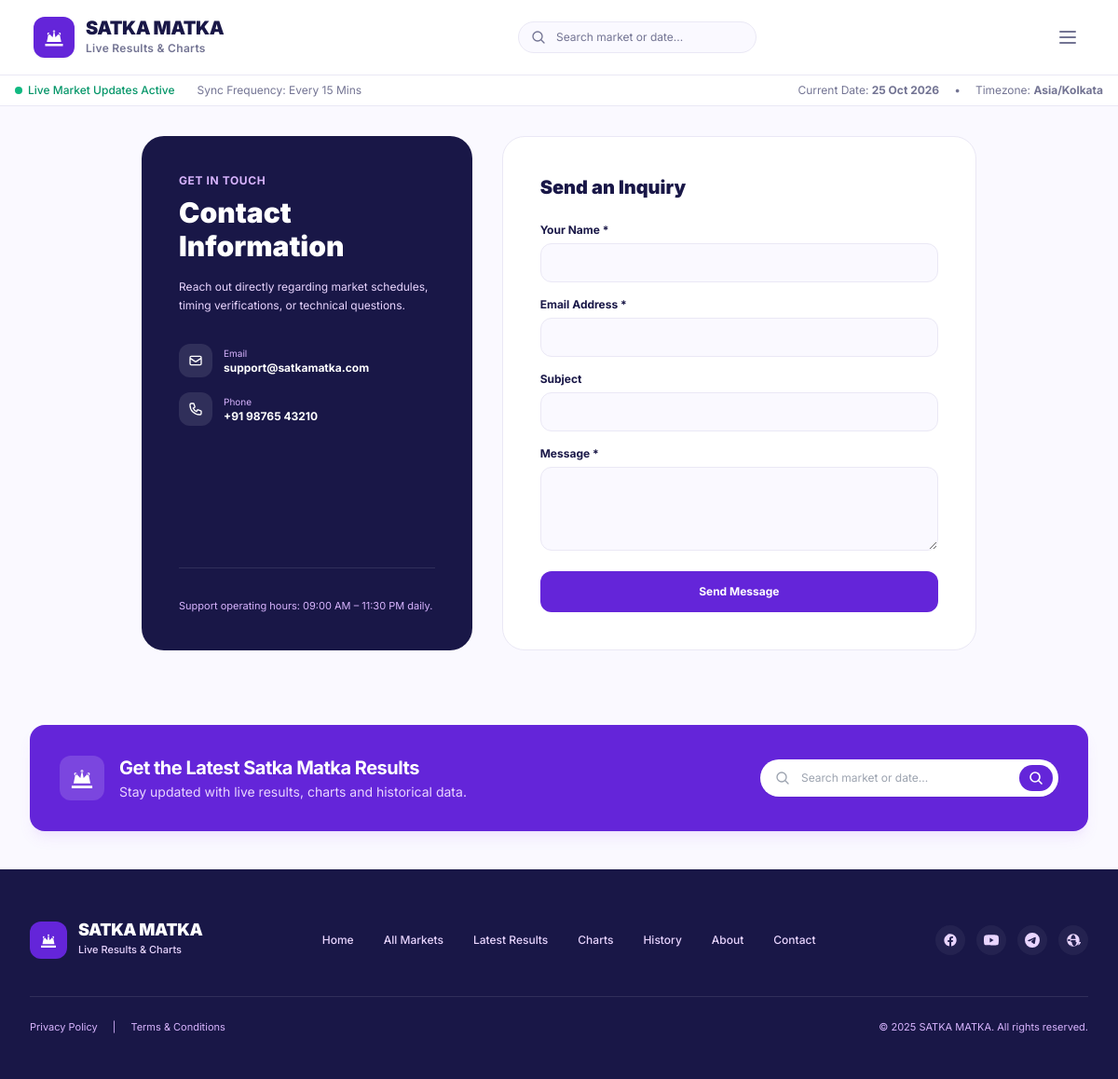
The page /contact.php on the database its author committed.
### tables this page shows
CREATE TABLE IF NOT EXISTS settings (
    id INT AUTO_INCREMENT PRIMARY KEY,
    setting_key VARCHAR(100) NOT NULL UNIQUE,
    setting_value TEXT NULL,
    setting_group VARCHAR(50) NOT NULL DEFAULT 'general',
    description VARCHAR(255) NULL,
    updated_at DATETIME NOT NULL DEFAULT CURRENT_TIMESTAMP ON UPDATE CURRENT_TIMESTAMP
);

### app/models/Setting.php (called while the page is built, shortened)
<?php
class Setting {
    private static array $cache = [];
    public static function get(string $key, ?string $default = null): ?string {
        if (isset(self::$cache[$key])) {
            return self::$cache[$key];
        }
        try {
            $pdo = Database::getConnection();
            $stmt = $pdo->prepare("SELECT setting_value FROM settings WHERE setting_key = ?");
            $stmt->execute([$key]);
            $val = $stmt->fetchColumn();
            if ($val !== false) {
                self::$cache[$key] = (string)$val;
                return self::$cache[$key];
            }
        } catch (Exception $e) {
        }
        return $default;
    }
}

### app/helpers/security.php (called while the page is built, shortened)
<?php
function e(?string $value): string {
    return htmlspecialchars($value ?? '', ENT_QUOTES | ENT_SUBSTITUTE, 'UTF-8');
}

### contact.php (the view, shortened to what this page needs)
<?php
$submitted = false;
require __DIR__ . '/includes/head.php';
require __DIR__ . '/includes/header.php';
require __DIR__ . '/includes/navbar.php';
?>
<main class="max-w-[1440px] mx-auto px-4 sm:px-6 lg:px-8 py-8 w-full">
  <div class="max-w-4xl mx-auto grid grid-cols-1 md:grid-cols-12 gap-8">
    <div class="md:col-span-5 bg-[#191747] text-white rounded-3xl p-8 sm:p-10 flex flex-col justify-between">
      <div>
        <span class="text-xs font-bold uppercase tracking-wider text-purple-300 block mb-2">Get In Touch</span>
        <h1 class="text-3xl font-black mb-4">Contact Information</h1>
        <p class="text-xs text-purple-200 leading-relaxed mb-8">
          Reach out directly regarding market schedules, timing verifications, or technical questions.
        </p>
        <div class="space-y-4 text-xs">
          <div class="flex items-center gap-3">
            <div class="w-9 h-9 rounded-xl bg-white/10 flex items-center justify-center shrink-0">
              <svg class="w-4 h-4 fill-none stroke-current" viewBox="0 0 24 24"><path stroke-linecap="round" stroke-linejoin="round" stroke-width="2" d="M3 8l7.89 5.26a2 2 0 002.22 0L21 8M5 19h14a2 2 0 002-2V7a2 2 0 00-2-2H5a2 2 0 00-2 2v10a2 2 0 002 2z"/></svg>
            </div>
            <div>
              <span class="text-purple-300 block text-[10px]">Email</span>
              <span class="font-bold"><?= e(Setting::get('contact_email', 'support@satkamatka.com')) ?></span>
            </div>
          </div>
          <div class="flex items-center gap-3">
            <div class="w-9 h-9 rounded-xl bg-white/10 flex items-center justify-center shrink-0">
            </div>
            <div>
              <span class="text-purple-300 block text-[10px]">Phone</span>
              <span class="font-bold"><?= e(Setting::get('contact_phone', '+91 98765 43210')) ?></span>
            </div>
          </div>
        </div>
      </div>
      <div class="pt-8 border-t border-white/10 text-[11px] text-purple-300">
        Support operating hours: 09:00 AM – 11:30 PM daily.
      </div>
    </div>
    <div class="md:col-span-7 bg-white rounded-3xl border border-[#EAE8F5] p-8 sm:p-10 shadow-xs">
      <h2 class="text-xl font-black text-[#191747] mb-6">Send an Inquiry</h2>
      <?php if ($submitted): ?>
        <div class="p-6 rounded-2xl bg-emerald-50 border border-emerald-200 text-emerald-800 text-center">
          <svg class="w-10 h-10 text-emerald-500 mx-auto mb-2" fill="none" viewBox="0 0 24 24" stroke="currentColor">
            <path stroke-linecap="round" stroke-linejoin="round" stroke-width="2" d="M9 12l2 2 4-4m6 2a9 9 0 11-18 0 9 9 0 0118 0z" />
          </svg>
          <h3 class="text-sm font-bold">Message Submitted Successfully</h3>
          <p class="text-xs mt-1 text-emerald-700">Thank you for reaching out. We will review your message promptly.</p>
        </div>
      <?php else: ?>
        <form action="/contact.php" method="POST" class="space-y-4">
          <div>
            <label class="block text-xs font-bold text-[#191747] mb-1.5">Your Name *</label>
            <input type="text" name="name" required class="w-full px-4 py-3 rounded-xl bg-[#FAF9FF] border border-[#EAE8F5] text-xs font-semibold text-[#191747] focus:outline-none focus:border-[#6425D9]">
          </div>
          <div>
            <label class="block text-xs font-bold text-[#191747] mb-1.5">Email Address *</label>
            <input type="email" name="email" required class="w-full px-4 py-3 rounded-xl bg-[#FAF9FF] border border-[#EAE8F5] text-xs font-semibold text-[#191747] focus:outline-none focus:border-[#6425D9]">
          </div>
          <div>
            <label class="block text-xs font-bold text-[#191747] mb-1.5">Subject</label>
            <input type="text" name="subject" class="w-full px-4 py-3 rounded-xl bg-[#FAF9FF] border border-[#EAE8F5] text-xs font-semibold text-[#191747] focus:outline-none focus:border-[#6425D9]">
          </div>
          <div>
            <label class="block text-xs font-bold text-[#191747] mb-1.5">Message *</label>
            <textarea name="message" rows="4" required class="w-full px-4 py-3 rounded-xl bg-[#FAF9FF] border border-[#EAE8F5] text-xs font-semibold text-[#191747] focus:outline-none focus:border-[#6425D9]"></textarea>
          </div>
          <button type="submit" class="w-full py-3.5 rounded-xl bg-[#6425D9] hover:bg-[#521ec2] text-white text-xs font-bold transition shadow-xs">
            Send Message
          </button>
        </form>
      <?php endif; ?>
    </div>
  </div>
</main>
<?php require __DIR__ . '/includes/footer.php'; ?>

### assets/css/app.css (style rules this page uses)
:root { --primary-purple: #6425D9; --deep-purple: #35156F; --light-purple: #F3EDFF; --main-bg: #FFFFFF; --soft-bg: #FAF9FF; --primary-text: #191747; --secondary-text: #737493; --border-color: #EAE8F5; --success-green: #16A779; }
body { font-family: 'Inter', -apple-system, BlinkMacSystemFont, 'Segoe UI', Roboto, Helvetica, Arial, sans-serif; color: var(--primary-text); background-color: var(--soft-bg); -webkit-font-smoothing: antialiased; }

### rows shown on the page
settings: setting_value "support@satkamatka.com"
settings: setting_value "+91 98765 43210"

### other values the page prints
Setting::get('timezone', 'Asia/Kolkata') "Asia/Kolkata"
Setting::get('site_name', 'Satka Matka') "SATKA MATKA"
